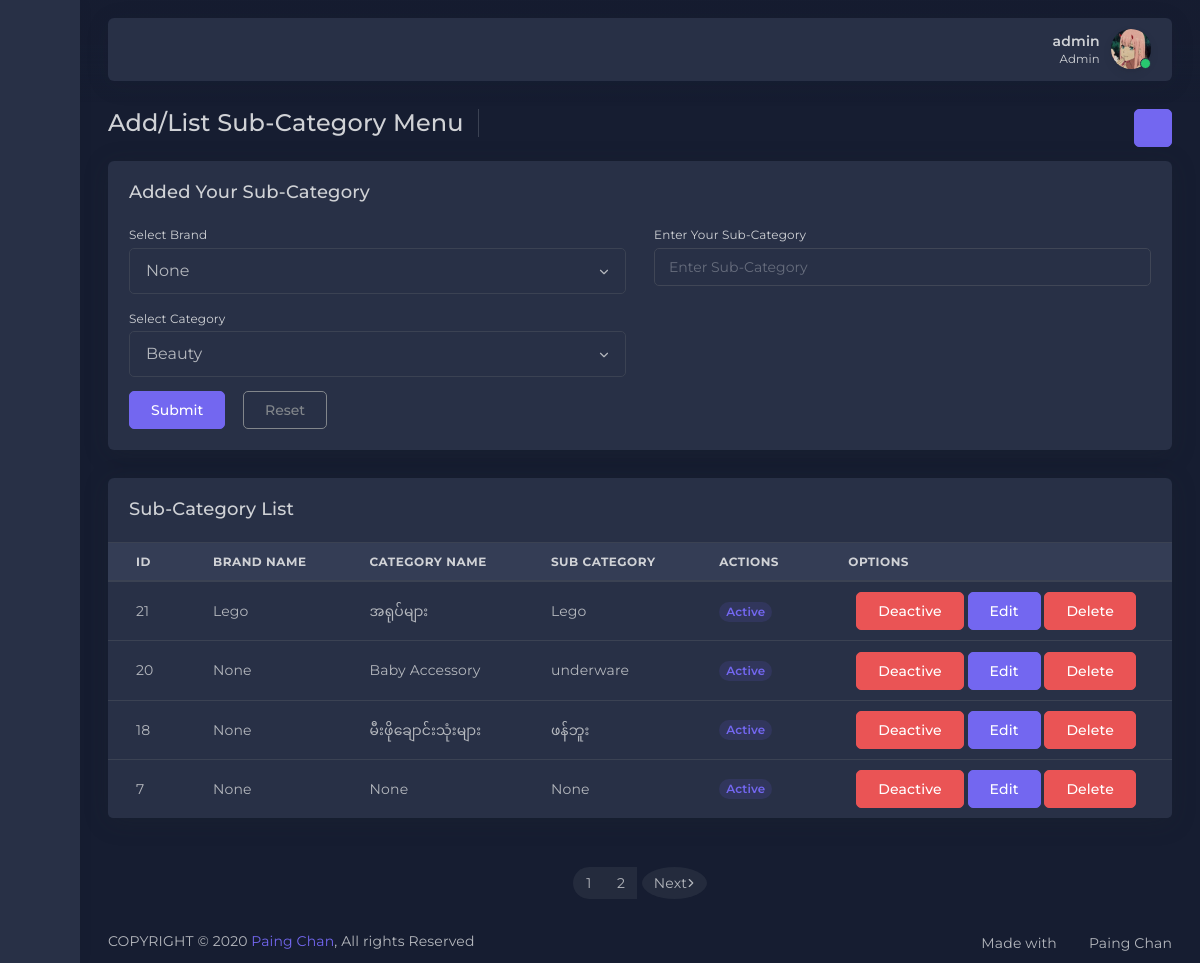
/admin/add_subcategories.php (signed in), run on the app's committed database.
### tables this page shows
CREATE TABLE `sub_category` (
  `sub_id` int(11) NOT NULL,
  `brand_id` varchar(255) NOT NULL,
  `cat_id` varchar(255) NOT NULL,
  `sub_name` varchar(255) NOT NULL,
  `status` tinyint(4) NOT NULL
);

CREATE TABLE `add_brand` (
  `brand_id` int(11) NOT NULL,
  `brand_name` varchar(255) NOT NULL,
  `brand_image` varchar(255) NOT NULL,
  `status` tinyint(4) NOT NULL
);

CREATE TABLE `add_category` (
  `cat_id` int(11) NOT NULL,
  `cat_name` varchar(255) NOT NULL,
  `status` tinyint(4) NOT NULL
);

### admin/function/functions.php (called while the page is built, shortened)
<?php
 function view_brand()
   {
       global $con;
       $sql = "SELECT * FROM add_brand";
       return mysqli_query($con,$sql);
   }
function view_category()
{
    global $con;
    $sql = "SELECT * FROM add_category order by cat_id desc ";
    return mysqli_query($con,$sql);
}
?>

### admin/add_subcategories.php (the view, shortened to what this page needs)
<?php require_once 'inc/header.php'; ?>
<?php
require_once 'inc/nav.php';
$cat=view_category();
$brand=view_brand();
if(isset($_GET['page']))
    {
        $page = $_GET['page'];
    }
    else
    {
        $page = 1;
    }
    $num_per_page = 05;
    $start_from = ($page-1)*05;
    $query = "SELECT  sub_category.sub_id, add_brand.brand_name, add_category.cat_name , sub_category.sub_name,  sub_category.status from sub_category INNER JOIN add_brand on sub_category.brand_id = add_brand.brand_id  INNER JOIN add_category on sub_category.cat_id = add_category.cat_id order by sub_id desc limit $start_from,$num_per_page";
    $result = mysqli_query($con,$query);
?>
    <div class="app-content content ">
        <div class="content-wrapper">
            <div class="content-header row">
                <div class="content-header-left col-md-9 col-12 mb-2">
                    <div class="row breadcrumbs-top">
                        <div class="col-12">
                            <h2 class="content-header-title float-left mb-0">Add/List Sub-Category Menu</h2>
                        </div>
                    </div>
                </div>
                <div class="content-header-right text-md-right col-md-3 col-12 d-md-block d-none">
                    <div class="form-group breadcrumb-right">
                        <div class="dropdown">
                            <button class="btn-icon btn btn-primary btn-round btn-sm dropdown-toggle" type="button" data-toggle="dropdown" aria-haspopup="true" aria-expanded="false"><i data-feather="grid"></i></button>
                        </div>
                    </div>
                </div>
            </div>
            <div class="content-body">
                <section id="multiple-column-form">
                    <div class="row">
                        <div class="col-12">
                            <div class="card">
                                <div class="card-header">
                                    <h4 class="card-title">Added Your Sub-Category</h4>
                                </div>
                                <div class="card-body">
                                    <form class="form" method="post" novalidate="novalidate"  enctype="multipart/form-data" >
                                        <div class="row">
                                        <div class="col-md-6 mb-1">
                                            <label>Select Brand</label>
                                            <select class="select2 form-control form-control-lg" name="brand_id">
                                                <?php
                                            while($row =mysqli_fetch_assoc($brand))
                                            {
                                                ?>
                                                     <option value="<?php echo $row['brand_id'] ?>" ><?php echo $row['brand_name'] ?></option>
                                                <?php
                                            }
                                        ?>
                                            </select>
                                        </div>
                                        <div class="col-md-6 col-12">
                                                <div class="form-group">
                                                    <label for="last-name-column">Enter Your Sub-Category</label>
                                                    <input type="text"  class="form-control" placeholder="Enter Sub-Category" name="sub_name" />
                                                </div>
                                            </div>
                                        <div class="col-md-6 mb-1">
                                            <label>Select Category</label>
                                            <select class="select2 form-control form-control-lg" name="cat_id">
                                                <?php
while($row =mysqli_fetch_assoc($cat))
{
    ?>
         <option value="<?php echo $row['cat_id'] ?>" ><?php echo $row['cat_name'] ?></option>
    <?php
}
?>
                                            </select>
                                        </div>
                                            <div class="col-12">
                                                <button  name="sub_btn" class="btn btn-primary mr-1">Submit</button>
                                                <button type="reset" class="btn btn-outline-secondary">Reset</button>
                                            </div>
                                        </div>
                                    </form>
                                </div>
                            </div>
                        </div>
                    </div>
                </section>
                <div class="row" id="basic-table">
                    <div class="col-12">
                        <div class="card">
                            <div class="card-header">
                                <h4 class="card-title">Sub-Category List</h4>
                            </div>
                            <div class="table-responsive">
                                <table class="table">
                                    <thead>
                                        <tr>
                                            <th>ID</th>
                                            <th>Brand name</th>
                                            <th>Category name</th>
                                            <th>Sub Category</th>
                                            <th>Actions</th>
                                            <th>Options</th>
                                        </tr>
                                    </thead>
                                    <tbody>
                                    <?php
                                while($row = mysqli_fetch_assoc($result))
                            {
                                ?>
<tr>
                            <td><?php echo $row['sub_id']; ?></td>
                            <td><?php echo $row['brand_name']; ?></td>
                            <td><?php echo $row['cat_name']; ?></td>
                            <td><?php echo $row['sub_name']; ?></td>
                            <td>
                                         <?php
                                                if($row['status']==1)
                                                {
                                                    echo "<span class='badge badge-pill badge-light-primary mr-1'>Active</span>";
                                                }
                                                else
                                                {
                                                    echo "<span class='badge badge-pill badge-light-warning mr-1'>Pending</span";
                                                }
                                                ?>
                            </td>
                            <td class="text-center">
                                                <?php
                                                if($row['status']==1)
                                                {
                                                echo " <a href='add_subcategories.php?opr=deactive&id=".$row['sub_id']."'class='btn btn-danger' >Deactive</a>";
                                                }
                                                else
                                                {
                                                echo " <a href='add_subcategories.php?opr=active&id=".$row['sub_id']."'class='btn btn-success' >Active</a>";
                                                }
                                                ?>
                                                <a href="edit_subcategory.php?id=<?php echo $row['sub_id'] ?>" class="btn btn-primary">Edit</a>
                                                <a href="del_subcategory.php?id=<?php echo $row['sub_id'] ?>" class="btn btn-danger">Delete</a>
                            </td>
                                                </tr>
                            <?php
                        }
                        ?>
                                    </tbody>
                                </table>
                            </div>
                        </div>
                    </div>
                </div>
                <section id="ecommerce-pagination">
                        <div class="row">
                            <div class="col-sm-12">
                                <nav aria-label="Page navigation example">
                                    <ul class="pagination justify-content-center mt-2">
                                    <?php
                                        $pr_query = "select * from sub_category ";
                                        $pr_result = mysqli_query($con,$pr_query);
                                        $total_record = mysqli_num_rows($pr_result );
                                        $total_page = ceil($total_record/$num_per_page);
                                        for($i=1;$i<$total_page;$i++)
                                        {
                                            echo "<li class='page-item'><a href='add_subcategories.php?page=".$i."' class='page-link'>$i</a></li>";
                                        }
                                        if($i>$page)
                                        {
                                            echo "<li class='page-item next-item'><a href='add_subcategories.php?page=".($page+1)."' class='page-link'>Next</a></li>";
                                        }
                                     ?>
                                    </ul>
                                </nav>
                            </div>
                        </div>
                    </section>
            </div>
        </div>
    </div>
    <?php require_once 'inc/footer.php'; ?>

### admin/app-assets/css/core/menu/menu-types/vertical-menu.css (style rules this page uses)
.vertical-layout.vertical-menu-modern.menu-collapsed .app-content, .vertical-layout.vertical-menu-modern.menu-collapsed .footer { margin-left : 80px; }

### data on the page
sub_category: sub_id "21", brand.brand_name "Lego", cat.cat_name "အရုပ်များ", sub_name "Lego", status "Active"
sub_category: sub_id "20", brand.brand_name "None", cat.cat_name "Baby Accessory", sub_name "underware", status "Active"
sub_category: sub_id "18", brand.brand_name "None", cat.cat_name "မီးဖိုချောင်းသုံးများ", sub_name "ဖန်ဘူး", status "Active"
sub_category: sub_id "7", brand.brand_name "None", cat.cat_name "None", sub_name "None", status "Active"

### other printed values
$_SESSION['admin_name'] "admin"
form field brand_id "None"
form field cat_id "Beauty"
